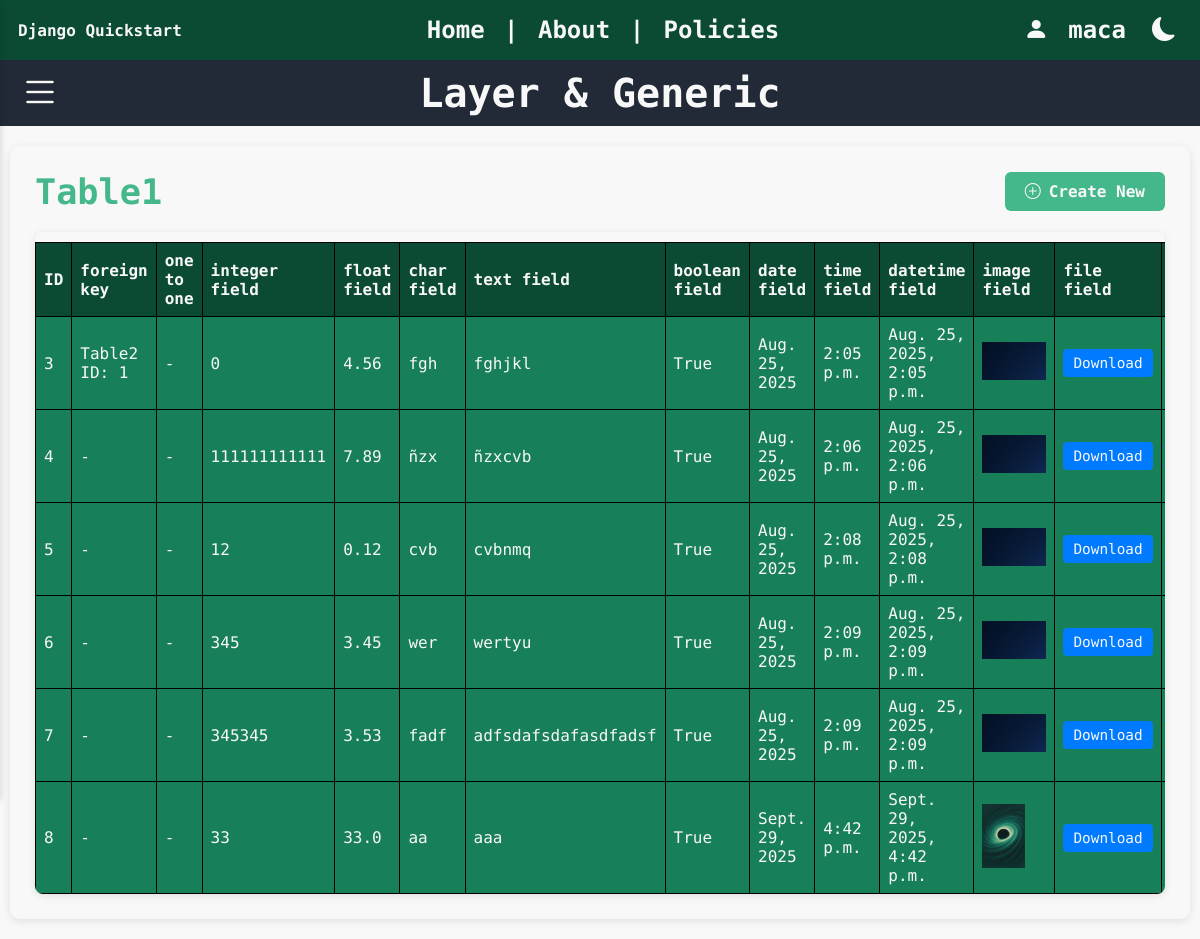
Page /layer_and_generic/ListView/ (signed in) on the committed database.
### rest/models.py (models this page shows, shortened)
class Table1(models.Model):
    foreign_key = models.ForeignKey(Table2, on_delete=models.CASCADE, related_name='table1_foreign', null=True, blank=True)
    one_to_one = models.OneToOneField(Table2, on_delete=models.CASCADE, related_name='table1_one', null=True, blank=True)
    many_to_many = models.ManyToManyField(Table3, related_name='table1_many', blank=True)
    integer_field = models.IntegerField(null=True, blank=True)      # Integer value (optional)
    float_field = models.FloatField(null=True, blank=True)          # Floating point number
    char_field = models.CharField(max_length=15)                    # Short text with max length
    text_field= models.TextField(blank=True)                        # Long text (optional)
    boolean_field = models.BooleanField(default=False)              # True or False
    date_field = models.DateField(null=True, blank=True)           # Date only
    time_field = models.TimeField(null=True, blank=True)           # Time only
    datetime_field = models.DateTimeField(null=True, blank=True)   # Full date and time
    image_field = models.ImageField(upload_to='images/', null=True, blank=True)  # For image files
    file_field = models.FileField(upload_to='files/', null=True, blank=True)     # For general files

### layer_and_generic/views.py (the view)
# urls.py: path("ListView/", Table1ListView.as_view(), name="list"),
class Table1ListView(BaseTableListView):
    model = Table1
    service = Table1Service
    def get_url_names(self):
        return {
            "list_url": "list",
            "detail_url": "detail",
            "create_url": "create",
            "update_url": "update",
            "delete_url": "delete",
        }

### json_app/context_processors.py (called while the page is built)
def dark_mode_context(request):
    return {'dark_mode': request.session.get('dark_mode', False)}

### json_app/templatetags/dark_mode_tags.py (called while the page is built)
@register.inclusion_tag('json_app/_dark_mode_button.html', takes_context=True)
def dark_mode_button(context):
    return {
        'dark_mode': context.get('dark_mode', False)
    }

### layer_and_generic/repositories.py (called while the page is built)
    @classmethod
    def get_all(cls):
        return cls.model.objects.all()

    @classmethod
    def get_all(cls):
        return cls.model.objects.select_related(
            "foreign_key", "one_to_one"
        ).prefetch_related("many_to_many")

### layer_and_generic/services.py (called while the page is built)
def get_dashboard_data():
    return {
        "table1_count": Table1Repository.get_all().count(),
        "table2_count": Table2Repository.get_all().count(),
        "table3_count": Table3Repository.get_all().count(),
    }

    @classmethod
    def list(cls):
        return cls.repository.get_all()

### layer_and_generic/views.py (called while the page is built)
    def get_context_data(self, **kwargs):
        context = super().get_context_data(**kwargs)
        context["table_name"] = self.get_table_name()
        context.update(self.get_url_names())
        dashboard_data = get_dashboard_data()
        context["total_table1"] = dashboard_data["table1_count"]
        context["total_table2"] = dashboard_data["table2_count"]
        context["total_table3"] = dashboard_data["table3_count"]
        return context

    def get_table_name(self):
        return self.model.__name__

    def get_queryset(self):
        return self.service.list().order_by("id")

    def get_context_data(self, **kwargs):
        context = super().get_context_data(**kwargs)
        object_list = []
        for obj in context["object_list"]:
            object_data = {
                "id": obj.id,
                "fields": self.service.get_field_data(obj),
                "object": obj,  # Keep original object for URLs
            }
            object_list.append(object_data)
        context["object_list"] = object_list
        return context

### rest/models.py (called while the page is built)
    def __str__(self):
        return f"Table2 ID: {self.id}"

### layer_and_generic/templates/Generic_templates/table.html (shortened to what this page needs)
{% extends 'LAG/base.html' %}
{% block body %}
<div class="table-content">
    <div class="table-header">
        <div class="table-title-section">
            <span class="table-title">{{ table_name }}</span>
            <a href="{% url create_url %}" class="create-button">
                <i class="bi bi-plus-circle"></i> Create New
            </a>
        </div>
    </div>
    <div class="table-container">
        <table class="crud-table">
            <thead>
                <tr>
                    <th>ID</th>
                    {% if object_list %}
                        {% for field in object_list.0.fields %}
                            <th>{{ field.name }}</th>
                        {% endfor %}
                    {% endif %}
                </tr>
            </thead>
            <tbody>
                {% for object in object_list %}
                <tr>
                    <td>{{ object.id }}</td>
                    {% for field in object.fields %}
                        <td>
                            {% if field.value != '-' %}
                                {% with val=field.value|stringformat:'s' %}
                                    {% if '.jpg' in val|lower or '.jpeg' in val|lower or '.png' in val|lower or '.gif' in val|lower or '.webp' in val|lower or '.bmp' in val|lower or '.svg' in val|lower %}
                                        <img src="{{ val }}" alt="{{ field.name }}" style="max-width:64px; max-height:64px;">
                                    {% elif 'media' in val %}
                                        <a href="{{ val }}" download class="action-btn edit-btn" title="Download">
                                            Download
                                        </a>
                                    {% else %}
                                        {{ field.value }}
                                    {% endif %}
                                {% endwith %}
                            {% else %}
                                {{ field.value }}
                            {% endif %}
                        </td>
                    {% endfor %}
                </tr>
                {% empty %}
                <tr>
                    <td colspan="100%" class="no-records">No records found</td>
                </tr>
                {% endfor %}
            </tbody>
        </table>
    </div>
</div>
{% endblock %}

### layer_and_generic/templates/LAG/base.html (shortened to what this page needs)
{% load static %}
{% load dark_mode_tags %}
<!DOCTYPE html>
<html lang="en"{% if dark_mode %} data-theme="dark"{% endif %}>
    <head>
        <link rel="stylesheet" href="https://cdn.jsdelivr.net/npm/bootstrap-icons@1.13.1/font/bootstrap-icons.min.css">
        <link rel="stylesheet" href="{% static 'css/sidebar.css' %}">
        <link rel="stylesheet" href="{% static 'css/style.css' %}">
        <link rel="stylesheet" href="{% static 'css/dark_mode.css' %}">
    </head>
    <body>
        {% if user.is_authenticated %}
            <nav class="navbar">
                <div class="navbar-left">Django Quickstart</div>
                <div class="navbar-center">
                    <a href="{% url 'home_layer_and_generic' %}">Home</a> |
                    <a href="/pages/about/">About</a> |
                    <a href="/pages/policies/">Policies</a>
                </div>
                <div class="navbar-right">
                    <i class="bi bi-person-fill"></i>
                    <div class="user-dropdown">
                        <span>{{ user.username }}</span>
                    </div>
                    <span>{% dark_mode_button %}</span>
                </div>
            </nav>
            <div class="lag_app_title">
                <div class="sidebar-toggle">
                    <i class="bi bi-list"></i>
                </div>
                <span>Layer & Generic</span>
            </div>
        {% endif %}
        <div class="content-wrapper">
            {% block body %}{% endblock %}
        </div>
    </body>
</html>

### static/css/sidebar.css (style rules this page uses)
.table-content { background: var(--white-color); border-radius: 10px; padding: 25px; margin: 20px 10px 20px 10px; box-shadow: 0 2px 10px rgba(0, 0, 0, 0.1); }
.table-header { margin-bottom: 20px; }
.table-title-section { display: flex; justify-content: space-between; align-items: center; flex-wrap: wrap; gap: 15px; }
.table-title { font-size: 2.2em; color: var(--green-body); font-weight: bold; }
.create-button { background-color: var(--green-body); color: var(--white-color); padding: 10px 20px; border-radius: 6px; text-decoration: none; font-weight: 600; transition: background-color 0.3s ease, transform 0.2s ease; display: inline-flex; align-items: center; gap: 8px; }
.crud-table { border-collapse: collapse; width: 100%; margin-top: 10px; }
.crud-table th, .crud-table td { border: 1px solid #000000; font-weight: 100; font-size: 1em; padding: 8px; text-align: left; }
.crud-table th { background-color: #0C4B33; font-weight: 900; color: var(--white-color); }
.crud-table td { background-color: #188058; color: var(--white-color); }
.crud-table img { max-width: 100px; max-height: 100px; }
.crud-table a { color: var(--white-color); }
.action-btn { padding: 6px 10px; border: none; border-radius: 4px; cursor: pointer; text-decoration: none; color: white; font-size: 0.9em; transition: all 0.3s ease; display: inline-flex; align-items: center; }
.edit-btn { background-color: #007bff; }

### static/css/style.css (style rules this page uses)
:root { --dark-color: #181D27; --white-color: #F8F8F8; --green-body: #44B78B; --padding: 10px; --font-: 'Jersey 10', sans-serif; --font-small: "Kode Mono", monospace; }
body { font-family: var(--font-small); margin: 0px; font-weight: bolder; }
.navbar { display: flex; align-items: center; justify-content: space-between; padding: 0.5% 1.5%; }
.navbar-left { font-weight: bolder; font-size: 1em; }
.navbar-center { font-size: 1.5em; flex: 1; text-align: center; }
.navbar-center a { text-decoration: none; margin: 0 5px; }
.navbar-right { display: flex; font-size: 1.5em; align-items: center; gap: 10px; }
.user-dropdown { position: relative; display: inline-block; color: var(--white-color); padding: 10px; cursor: pointer; }
.table-container { overflow-x: auto; border-radius: 8px; box-shadow: 0 2px 8px rgba(0, 0, 0, 0.1); }
table.crud-table { border-collapse: collapse; color: var(--white-color); font-family: var(--font-small); width: 100%; margin-top: 10px; }
table.crud-table th, table.crud-table td { border: 1px solid #000000; font-weight: 100; font-size: 1em; padding: 8px; text-align: left; }
table.crud-table th { background-color: #0C4B33; font-weight: 900; }
table.crud-table td { background-color: #188058; }
table.crud-table img { max-width: 100%; max-height: 100%; }
table.crud-table a { color: var(--white-color); }
.lag_app_title { font-size: 2.5em; background-color: var(--dark-color); color: var(--white-color); padding: 10px; display: flex; align-items: center; justify-content: center; position: relative; }
.lag_app_title .sidebar-toggle { position: absolute; left: 20px; font-size: 1em; display: flex; align-items: center; cursor: pointer; transition: transform 0.3s ease; }
.lag_app_title span { flex: 1; text-align: center; }

### static/css/dark_mode.css (style rules this page uses)
:root { --back-color: #F8F8F8; --text-color: #181D27; --dark-color: #222937; --green-dark: #0C4B33; --grey: #3a3a3a; }
body { background-color: var(--back-color); transition: background-color 0.3s ease, color 0.3s ease; }
.navbar, .nav-bar { color: #F8F8F8; background-color: var(--green-dark); }
.navbar a { color: #F8F8F8; }

### rows in the picture
Table1: id "3", value "Table2 ID: 1" "0" "4.56" "fgh" "fghjkl" "True" "Aug. 25, 2025" "2:05 p.m." "Aug. 25, 2025, 2:05 p.m.", value "-"
Table1: id "4", value "-" "-", value "111111111111" "7.89" "ñzx" "ñzxcvb" "True" "Aug. 25, 2025" "2:06 p.m." "Aug. 25, 2025, 2:06 p.m."
Table1: id "5", value "-" "-", value "12" "0.12" "cvb" "cvbnmq" "True" "Aug. 25, 2025" "2:08 p.m." "Aug. 25, 2025, 2:08 p.m."
Table1: id "6", value "-" "-", value "345" "3.45" "wer" "wertyu" "True" "Aug. 25, 2025" "2:09 p.m." "Aug. 25, 2025, 2:09 p.m."
Table1: id "7", value "-" "-", value "345345" "3.53" "fadf" "adfsdafsdafasdfadsf" "True" "Aug. 25, 2025" "2:09 p.m." "Aug. 25, 2025, 2:09 p.m."
Table1: id "8", value "-" "-", value "33" "33.0" "aa" "aaa" "True" "Sept. 29, 2025" "4:42 p.m." "Sept. 29, 2025, 4:42 p.m."

### other values in the picture
{{ user.username }} "maca"
{{ table_name }} "Table1"
{{ field.name }} "foreign key" "one to one" "integer field" "float field" "char field" "text field" "boolean field" "date field" "time field" "datetime field" "image field" "file field"
